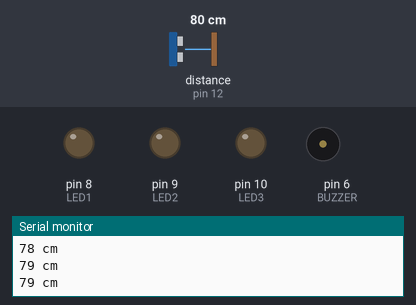
A sketch run on a simulated Arduino Uno, built with avr-gcc and run on an emulated ATmega328P. Shown: output pins drawn as LEDs (lit = HIGH), buzzer (waves = sounding), the last lines printed to the serial monitor. Wiring (inferred from the names in the program): ultrasonic range finder: trigger pin 13; echo pin 12. The inputs (shaded band) are chosen by the test bench; at power-on: distance to the obstacle (sensor on pin 12) 80 cm. The echo pulse lasts 58.3 µs per cm; pins used as bus, display or sensor lines are not drawn.

Above: at 1.3 s.
1.4 s: distance to the obstacle (sensor on pin 12) set to 59 cm
4.0 s: distance to the obstacle (sensor on pin 12) set to 49 cm
At 4.9 s:
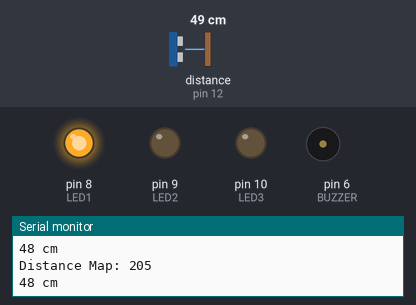
6.0 s: distance to the obstacle (sensor on pin 12) set to 33 cm
7.5 s: distance to the obstacle (sensor on pin 12) set to 28 cm
At 7.7 s:
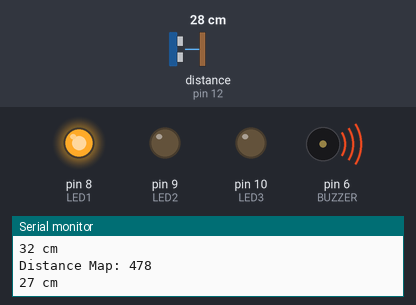
10.5 s: distance to the obstacle (sensor on pin 12) set to 35 cm
At 10.9 s:
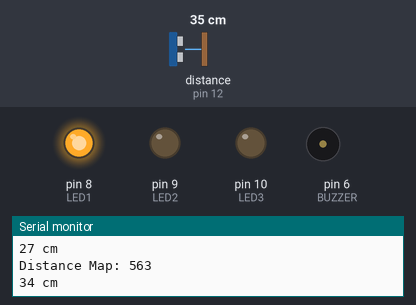
12.0 s: distance to the obstacle (sensor on pin 12) set to 27 cm
At 12.46 s:
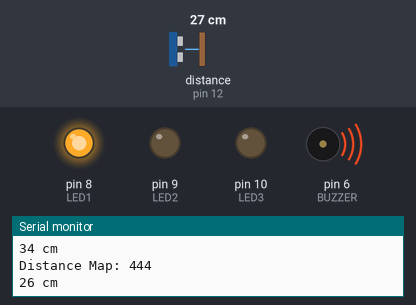
Timing chart, 0 to 16.0 s (numbered marks = the images above; inputs shaded):
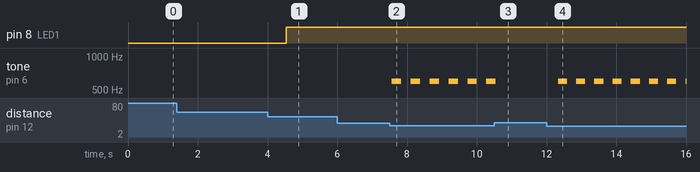

Measured:
- the behaviour switches between 54 and 53 cm on distance to the obstacle (sensor on pin 12) (found by bisection; images 0 and 1)
- the behaviour switches between 31 and 30 cm on distance to the obstacle (sensor on pin 12) (found by bisection; images 1 and 2)
- after the input at 4.0 s, pin 8 (LED1): LOW → HIGH after 0.54 s
- after the input at 7.5 s, tone on pin 6 (BUZZER): alternates 600 Hz for 0.27 s and silent for 0.27 s, starting after 0.07 s
- after the input at 10.5 s, tone on pin 6 (BUZZER): goes on until 10.5 s, then stays silent
- after the input at 12.0 s, tone on pin 6 (BUZZER): alternates 600 Hz for 0.26 s and silent for 0.26 s, starting after 0.33 s

The sketch:

LAB_7_Ultrasonic_Sensor.ino
```cpp
#define trigPin 13
#define echoPin 12
#define BUZZER 6
#define LED1 8
#define LED2 9
#define LED3 10

void setup()
{
  Serial.begin (9600);

  pinMode(trigPin, OUTPUT);
  pinMode(echoPin, INPUT);
  pinMode(BUZZER, OUTPUT);
  pinMode(LED1, OUTPUT);
  pinMode(LED2, OUTPUT);
  pinMode(LED3, OUTPUT);
}

void loop()
{
  long duration, distance;

  digitalWrite(trigPin, LOW);
  delayMicroseconds(2);
  digitalWrite(trigPin, HIGH);
  delayMicroseconds(10);

  digitalWrite(trigPin, LOW);
  duration = pulseIn(echoPin, HIGH);
  distance = duration * 17 / 1000;

  if (distance >= 200 || distance <= 0)
  {
    Serial.println("Unable to measure distance");
  }
  else
  {
    Serial.print(distance);
    Serial.println(" cm");
  }

  if (distance < 30) {
    tone(BUZZER, 600);
    delay(distance * 10);
    noTone(BUZZER);
    delay(distance * 10);
  } else {
    delay(500);
  }

  int data = map(distance, 0, 60, 1023, 0);
  if (data > 0) {
    analogWrite(LED1, data);
    //analogWrite(LED2, data);
    //analogWrite(LED3, data);
    Serial.println("Distance Map: " + String(data));
  }
}
```
